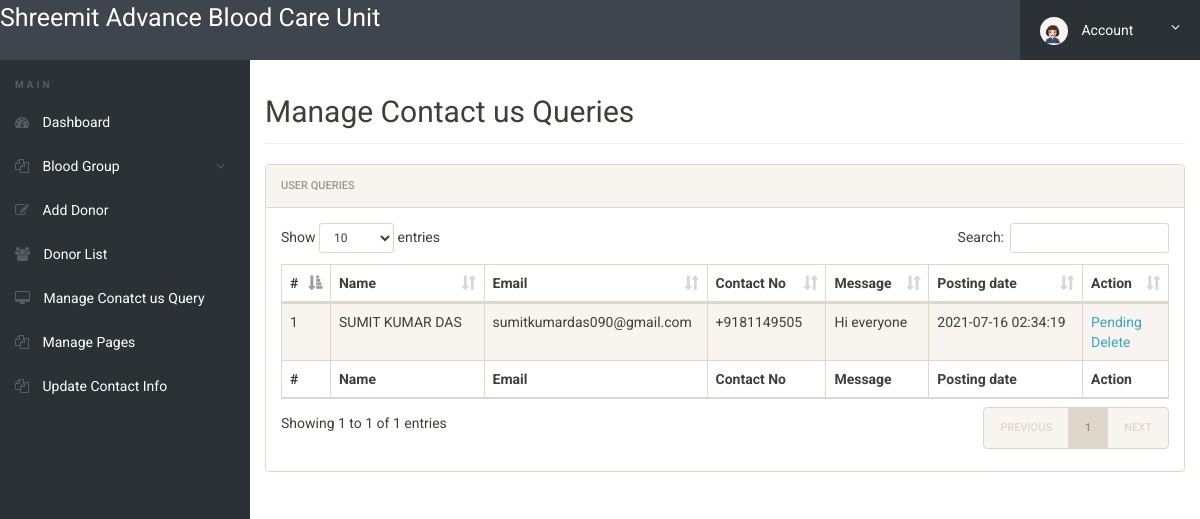
/admin/manage-conactusquery.php (signed in), run on the app's committed database.
### tables this page shows
CREATE TABLE `tblcontactusquery` (
  `id` int(11) NOT NULL,
  `name` varchar(100) DEFAULT NULL,
  `EmailId` varchar(120) DEFAULT NULL,
  `ContactNumber` char(11) DEFAULT NULL,
  `Message` longtext DEFAULT NULL,
  `PostingDate` timestamp NOT NULL DEFAULT current_timestamp(),
  `status` int(11) DEFAULT NULL
);

### admin/manage-conactusquery.php (the view, shortened to what this page needs)
<?php
include('includes/config.php');
if(strlen($_SESSION['alogin'])==0)
	{
header('location:index.php');
}
else{
 ?>
<!doctype html>
<html lang="en" class="no-js">
<head>
	<link rel="stylesheet" href="css/font-awesome.min.css">
	<link rel="stylesheet" href="css/bootstrap.min.css">
	<link rel="stylesheet" href="css/dataTables.bootstrap.min.css">
	<link rel="stylesheet" href="css/bootstrap-social.css">
	<link rel="stylesheet" href="css/bootstrap-select.css">
	<link rel="stylesheet" href="css/fileinput.min.css">
	<link rel="stylesheet" href="css/awesome-bootstrap-checkbox.css">
	<link rel="stylesheet" href="css/style.css">
</head>
<body>
	<?php include('includes/header.php');?>
	<div class="ts-main-content">
		<?php include('includes/leftbar.php');?>
		<div class="content-wrapper">
			<div class="container-fluid">
				<div class="row">
					<div class="col-md-12">
						<h2 class="page-title">Manage Contact us Queries</h2>
						<div class="panel panel-default">
							<div class="panel-heading">User queries</div>
							<div class="panel-body">
								<table id="zctb" class="display table table-striped table-bordered table-hover" cellspacing="0" width="100%">
									<thead>
										<tr>
										<th>#</th>
											<th>Name</th>
											<th>Email</th>
											<th>Contact No</th>
											<th>Message</th>
											<th>Posting date</th>
											<th>Action</th>
										</tr>
									</thead>
									<tfoot>
										<tr>
										<th>#</th>
											<th>Name</th>
											<th>Email</th>
											<th>Contact No</th>
											<th>Message</th>
											<th>Posting date</th>
											<th>Action</th>
										</tr>
									</tfoot>
									<tbody>
									<?php $sql = "SELECT * from  tblcontactusquery ";
$query = $dbh -> prepare($sql);
$query->execute();
$results=$query->fetchAll(PDO::FETCH_OBJ);
$cnt=1;
if($query->rowCount() > 0)
{
foreach($results as $result)
{				?>
										<tr>
											<td><?php echo htmlentities($cnt);?></td>
											<td><?php echo htmlentities($result->name);?></td>
											<td><?php echo htmlentities($result->EmailId);?></td>
											<td><?php echo htmlentities($result->ContactNumber);?></td>
											<td><?php echo htmlentities($result->Message);?></td>
											<td><?php echo htmlentities($result->PostingDate);?></td>
																<?php if($result->status==1)
{
	?><td>Read<br />
		<a href="manage-conactusquery.php?del=<?php echo htmlentities($result->id);?>" onclick="return confirm('Do you really want to read')" >Delete</a></td>
<?php } else {?>
<td><a href="manage-conactusquery.php?eid=<?php echo htmlentities($result->id);?>" onclick="return confirm('Do you really want to read')" >Pending</a><br />
	<a href="manage-conactusquery.php?eid=<?php echo htmlentities($result->id);?>" onclick="return confirm('Do you really want to read')" >Delete</a>
</td>
<?php } ?>
										</tr>
										<?php $cnt=$cnt+1; }} ?>
									</tbody>
								</table>
							</div>
						</div>
					</div>
				</div>
			</div>
		</div>
	</div>
</body>
</html>
<?php } ?>

### admin/css/style.css (style rules this page uses)
html { font-size: 14px; }
@media only screen and (min-width: 480px) { html { font-size: 17px; } }
@media only screen and (min-width: 768px) { html { font-size: 14px; } }
body { font-size: 1em; }
a { color: #37a6c4; }
.panel { overflow: hidden; }
.page-title { padding-bottom: 15px; margin-bottom: 20px; border-bottom: 1px solid #f0f0f0; }
.ts-main-content .content-wrapper { padding-top: 15px; margin-top: 60px; }
@media only screen and (min-width: 992px) { .ts-main-content .content-wrapper { margin-left: 250px; } }

### data on the page
tblcontactusquery: name "SUMIT KUMAR DAS", EmailId "sumitkumardas090@gmail.com", ContactNumber "+9181149505", Message "Hi everyone", PostingDate "2021-07-16 02:34:19"
